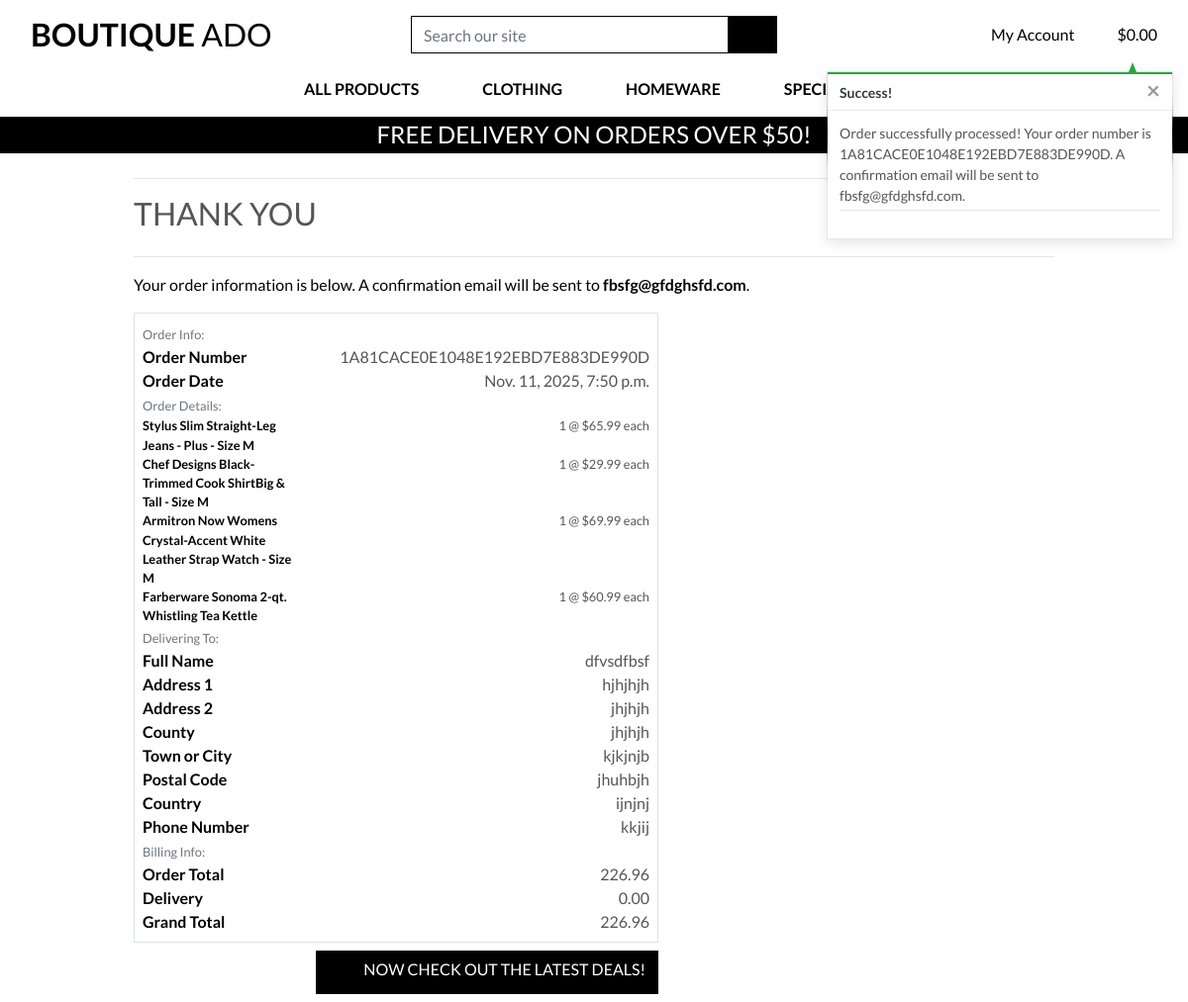
Screenshot of /checkout/checkout_success/1A81CACE0E1048E192EBD7E883DE990D with the database file from the repository.
### checkout/models.py (models this page shows, shortened)
class Order(models.Model):
    order_number = models.CharField(max_length=32, null=False, editable=False)
    full_name = models.CharField(max_length=50, null=False, blank=False)
    email = models.EmailField(max_length=254, null=False, blank=False)
    phone_number = models.CharField(max_length=20, null=False, blank=False)
    country = models.CharField(max_length=40, null=False, blank=False)
    postcode = models.CharField(max_length=20, null=True, blank=True)
    town_or_city = models.CharField(max_length=40, null=False, blank=False)
    street_address1 = models.CharField(max_length=80, null=False, blank=False)
    street_address2 = models.CharField(max_length=80, null=True, blank=True)
    county = models.CharField(max_length=80, null=True, blank=True)
    date = models.DateTimeField(auto_now_add=True)
    delivery_cost = models.DecimalField(max_digits=6, decimal_places=2, null=False, default=0)
    order_total = models.DecimalField(max_digits=10, decimal_places=2, null=False, default=0)
    grand_total = models.DecimalField(max_digits=10, decimal_places=2, null=False, default=0)

class OrderLineItem(models.Model):
    order = models.ForeignKey(Order, null=False, blank=False, on_delete=models.CASCADE, related_name='lineitems')
    product = models.ForeignKey(Product, null=False, blank=False, on_delete=models.CASCADE)
    product_size = models.CharField(max_length=2, null=True, blank=True) # XS, S, M, L, XL
    quantity = models.IntegerField(null=False, blank=False, default=0)
    lineitem_total = models.DecimalField(max_digits=6, decimal_places=2, null=False, blank=False, editable=False)

### products/models.py (models this page shows, shortened)
class Product(models.Model):
    category = models.ForeignKey('Category', null=True, blank=True, on_delete=models.SET_NULL)
    sku = models.CharField(max_length=254, null=True, blank=True)
    name = models.CharField(max_length=254)
    description = models.TextField()
    has_sizes = models.BooleanField(default=False, null=True, blank=True)
    price = models.DecimalField(max_digits=6, decimal_places=2)
    rating = models.DecimalField(max_digits=6, decimal_places=2, null=True, blank=True)
    image_url = models.URLField(max_length=1024, null=True, blank=True)
    image = models.ImageField(null=True, blank=True)

### checkout/views.py (the view)
# urls.py: path('checkout_success/<order_number>', views.checkout_success, name='checkout_success'),
def checkout_success(request, order_number):
    save_info = request.session.get('save_info')
    order = get_object_or_404(Order, order_number=order_number)
    messages.success(request, f'Order successfully processed! \
        Your order number is {order_number}. A confirmation \
        email will be sent to {order.email}.')
    if 'bag' in request.session:
        del request.session['bag']
    template = 'checkout/checkout_success.html'
    context = {
        'order': order,
    }
    return render(request, template, context)

### bag/contexts.py (called while the page is built, shortened)
def bag_contents(request):
    bag_items = []
    total = 0
    product_count = 0
    bag = request.session.get('bag', {})
    if total < settings.FREE_DELIVERY_THRESHOLD:
        delivery = total * Decimal(settings.STANDARD_DELIVERY_PERCENTAGE / 100)
        free_delivery_delta = settings.FREE_DELIVERY_THRESHOLD - total
    else:
        delivery = 0
        free_delivery_delta = 0
    grand_total = delivery + total
    context = {
        'bag_items': bag_items,
        'total': total,
        'product_count': product_count,
        'delivery': delivery,
        'free_delivery_delta': free_delivery_delta,
        'free_delivery_threshold': settings.FREE_DELIVERY_THRESHOLD,
        'grand_total': grand_total,
    }
    return context

### checkout/templates/checkout/checkout_success.html (shortened to what this page needs)
{% extends "base.html" %}
{% load static %}
{% block extra_css %}
    <link rel="stylesheet" href="{% static 'checkout/css/checkout.css' %}">
{% endblock %}
{% block page_header %}
    <div class="container header-container">
    </div>
{% endblock %}
{% block content %}
    <div class="overlay"></div>
    <div class="container">
        <div class="row">
            <div class="col">
                <hr>
                <h2 class="logo-font mb-4">Thank You</h2>
                <hr>
                <p class="text-black">Your order information is below. A confirmation email will be sent to <strong>{{ order.email }}</strong>.</p>
            </div>
        </div>
        <div class="row">
            <div class="col-12 col-lg-7">
                <div class="order-confirmation-wrapper p-2 border">
                    <div class="row">
                        <div class="col">
                            <small class="text-muted">Order Info:</small>
                        </div>
                    </div>
                    <div class="row">
                        <div class="col-12 col-md-4">
                            <p class="mb-0 text-black font-weight-bold">Order Number</p>
                        </div>
                        <div class="col-12 col-md-8 text-md-right">
                            <p class="mb-0">{{ order.order_number }}</p>
                        </div>
                    </div>
                    <div class="row">
                        <div class="col-12 col-md-4">
                            <p class="mb-0 text-black font-weight-bold">Order Date</p>
                        </div>
                        <div class="col-12 col-md-8 text-md-right">
                            <p class="mb-0">{{ order.date }}</p>
                        </div>
                    </div>
                    <div class="row">
                        <div class="col">
                            <small class="text-muted">Order Details:</small>
                        </div>
                    </div>
                    {% for item in order.lineitems.all %}
                    <div class="row">
                        <div class="col-12 col-md-4">
                            <p class="small mb-0 text-black font-weight-bold">
                                {{ item.product.name }}{% if item.product_size %} - Size {{ item.product_size|upper}}{% endif %}
                            </p>
                        </div>
                        <div class="col-12 col-md-8 text-md-right">
                            <p class="small mb-0">{{ item.quantity }} @ ${{ item.product.price }} each</p>
                        </div>
                    </div>
                    {% endfor %}
                    <div class="row">
                        <div class="col">
                            <small class="text-muted">Delivering To:</small>
                        </div>
                    </div>
                    <div class="row">
                        <div class="col-12 col-md-4">
                            <p class="mb-0 text-black font-weight-bold">Full Name</p>
                        </div>
                        <div class="col-12 col-md-8 text-md-right">
                            <p class="mb-0">{{ order.full_name }}</p>
                        </div>
                    </div>
                    <div class="row">
                        <div class="col-12 col-md-4">
                            <p class="mb-0 text-black font-weight-bold">Address 1</p>
                        </div>
                        <div class="col-12 col-md-8 text-md-right">
                            <p class="mb-0">{{ order.street_address1 }}</p>
                        </div>
                    </div>
                    {% if order.street_address2 %}
                    <div class="row">
                        <div class="col-12 col-md-4">
                            <p class="mb-0 text-black font-weight-bold">Address 2</p>
                        </div>
                        <div class="col-12 col-md-8 text-md-right">
                            <p class="mb-0">{{ order.street_address2 }}</p>
                        </div>
                    </div>
                    {% endif %}
                    {% if order.county %}
                    <div class="row">
                        <div class="col-12 col-md-4">
                            <p class="mb-0 text-black font-weight-bold">County</p>
                        </div>
                        <div class="col-12 col-md-8 text-md-right">
                            <p class="mb-0">{{ order.county }}</p>
                        </div>
                    </div>
                    {% endif %}
                    <div class="row">
                        <div class="col-12 col-md-4">
                            <p class="mb-0 text-black font-weight-bold">Town or City</p>
                        </div>
                        <div class="col-12 col-md-8 text-md-right">
                            <p class="mb-0">{{ order.town_or_city }}</p>
                        </div>
                    </div>
                    {% if order.postcode %}
                    <div class="row">
                        <div class="col-12 col-md-4">
                            <p class="mb-0 text-black font-weight-bold">Postal Code</p>
                        </div>
                        <div class="col-12 col-md-8 text-md-right">
                            <p class="mb-0">{{ order.postcode }}</p>
                        </div>
                    </div>
                    {% endif %}
                    <div class="row">
                        <div class="col-12 col-md-4">
                            <p class="mb-0 text-black font-weight-bold">Country</p>
                        </div>
                        <div class="col-12 col-md-8 text-md-right">
                            <p class="mb-0">{{ order.country }}</p>
                        </div>
                    </div>
                    <div class="row">
                        <div class="col-12 col-md-4">
                            <p class="mb-0 text-black font-weight-bold">Phone Number</p>
                        </div>
                        <div class="col-12 col-md-8 text-md-right">
                            <p class="mb-0">{{ order.phone_number }}</p>
                        </div>
                    </div>
                    <div class="row">
                        <div class="col">
                            <small class="text-muted">Billing Info:</small>
                        </div>
                    </div>
                    <div class="row">
                        <div class="col-12 col-md-4">
                            <p class="mb-0 text-black font-weight-bold">Order Total</p>
                        </div>
                        <div class="col-12 col-md-8 text-md-right">
                            <p class="mb-0">{{ order.order_total }}</p>
                        </div>
                    </div>
                    <div class="row">
                        <div class="col-12 col-md-4">
                            <p class="mb-0 text-black font-weight-bold">Delivery</p>
                        </div>
                        <div class="col-12 col-md-8 text-md-right">
                            <p class="mb-0">{{ order.delivery_cost }}</p>
                        </div>
                    </div>
                    <div class="row">
                        <div class="col-12 col-md-4">
                            <p class="mb-0 text-black font-weight-bold">Grand Total</p>
                        </div>
                        <div class="col-12 col-md-8 text-md-right">
                            <p class="mb-0">{{ order.grand_total }}</p>
                        </div>
                    </div>
                </div>
            </div>
        </div>
        <div class="row">
			<div class="col-12 col-lg-7 text-right">
				<a href="{% url 'products' %}?category=new_arrivals,deals,clearance" class="btn btn-black rounded-0 my-2">
					<span class="icon mr-2">
					</span>
					<span class="text-uppercase">Now check out the latest deals!</span>
				</a>
			</div>
		</div>
    </div>
{% endblock %}

### static/css/base.css (style rules this page uses)
html { height: 100%; }
body { background: url('/media/homepage_background_cropped.jpg') no-repeat center center fixed; background-size: cover; height: calc(100vh - 164px); color: #555; font-family: 'Lato'; }
.icon { align-items: center; display: inline-flex; justify-content: center; height: 1.5rem; width: 1.5rem; }
.logo-font { text-transform: uppercase; }
.btn-black { background: black; color: white; }
.text-black { color: #000 !important; }
.overlay { height: 100%; width: 100%; top: 0; left: 0; position: fixed; background: white; z-index: -1; }
@media (min-width: 1200px) { .container { max-width: 80%; } }
@media (min-width: 992px) { .header-container { padding-top: 164px; } }

### rows the page displays
Order: email "fbsfg@gfdghsfd.com", order_number "1A81CACE0E1048E192EBD7E883DE990D", date "Nov. 11, 2025, 7:50 p.m.", full_name "dfvsdfbsf", street_address1 "hjhjhjh", street_address2 "jhjhjh", county "jhjhjh", town_or_city "kjkjnjb", postcode "jhuhbjh", country "ijnjnj", phone_number "kkjij", order_total "226.96", delivery_cost "0.00", grand_total "226.96"
OrderLineItem: product.name "Stylus Slim Straight-Leg Jeans - Plus", product_size "M", quantity "1", product.price "65.99"
OrderLineItem: product.name "Chef Designs Black-Trimmed Cook ShirtBig & Tall", product_size "M", quantity "1", product.price "29.99"
OrderLineItem: product.name "Armitron Now Womens Crystal-Accent White Leather Strap Watch", product_size "M", quantity "1", product.price "69.99"
OrderLineItem: product.name "Farberware Sonoma 2-qt. Whistling Tea Kettle", quantity "1", product.price "60.99"

### other values shown
{{ free_delivery_threshold }} "50"
{{ message }} "Order successfully processed! Your order number is 1A81CACE0E1048E192EBD7E883DE990D. A confirmation email will be sent to fbsfg@gfdghsfd.com."
